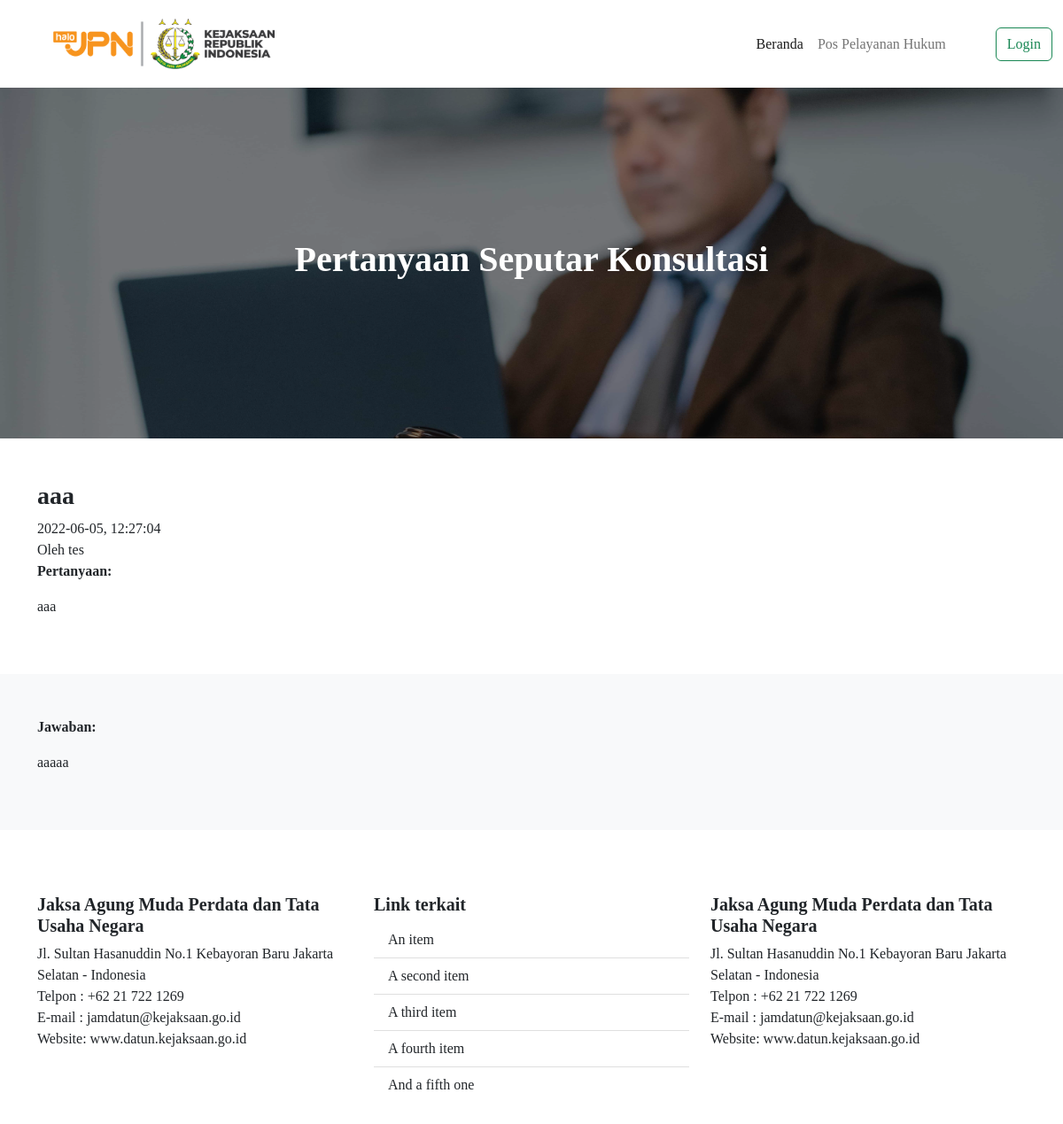
The page /Page/detailkonsul/14 on the database its author committed.
### tables this page shows
CREATE TABLE `jawab_konsultasi` (
  `id_jawab_konsultasi` int(11) NOT NULL,
  `id_user` int(11) NOT NULL,
  `id_konsultasi` int(11) NOT NULL,
  `isi_jawab` text NOT NULL,
  `show_jawab` int(2) NOT NULL,
  `tgl_jawab` varchar(100) NOT NULL,
  `jam_jawab` time NOT NULL
);

CREATE TABLE `konsultasi` (
  `id_konsultasi` int(11) NOT NULL,
  `nama` varchar(100) NOT NULL,
  `no_ktp` varchar(100) NOT NULL,
  `alamat` text NOT NULL,
  `email` varchar(100) NOT NULL,
  `no_hp` varchar(100) NOT NULL,
  `status_konsultasi` int(2) NOT NULL,
  `upload_ktp` varchar(100) NOT NULL,
  `id_kategori` int(11) NOT NULL,
  `judul` varchar(100) NOT NULL,
  `deskripsi_masalah` text NOT NULL,
  `privasi` int(2) NOT NULL,
  `tgl_isi` varchar(100) NOT NULL,
  `time_isi` time NOT NULL
);

### application/controllers/Page.php (called while the page is built, shortened)
<?php
class Page extends CI_Controller
{
    public function __construct()
    {
        $this->load->model('Page_model');
        $this->load->library('form_validation');
    }
    public function detailkonsul($id_konsultasi)
    {
        $data = [
            'a' => $this->Page_model->getIdkonsul($id_konsultasi)->row_array(),
            'title' => 'Halaman Detail Konsultasi'
        ];
        $this->load->view('page/template/header', $data);
        $this->load->view('page/detailkonsultasi', $data);
        $this->load->view('page/template/footer');
    }
}

### index.php (called while the page is built, shortened)
<?php
require_once BASEPATH.'core/CodeIgniter.php';

### application/models/Page_model.php (called while the page is built, shortened)
<?php if (!defined('BASEPATH')) exit('No direct script access allowed');
class Page_model extends CI_Model
{
    public function getIdkonsul($id_konsultasi)
    {
        $this->db->select('*');
        $this->db->from('jawab_konsultasi');
        $this->db->join('konsultasi', 'jawab_konsultasi.id_konsultasi = konsultasi.id_konsultasi');
        $this->db->where('jawab_konsultasi.id_konsultasi', $id_konsultasi);
        $query = $this->db->get();
        return $query;
    }
}

### application/views/page/detailkonsultasi.php (the view)
<div class="container-fluid p-5" style="background-image: url('<?= base_url('assets/img/b.jpg') ?>'), linear-gradient(rgba(0,0,0,0.5),rgba(0,0,0,0.5)) ; background-blend-mode: overlay; background-size: cover;">
    <div class="row align-items-center" style="height: 300px;">
        <div class="col">
            <h1 class="text-center text-white fw-bold">Pertanyaan Seputar Konsultasi</h1>
        </div>
    </div>
</div>
<div class="container">
    <div class="row py-5">
        <div class="col">
            <h3 class="fw-bold"><?= $a['judul'] ?></h3>
            <?= $a['tgl_isi'] ?>, <?= $a['time_isi'] ?><br>
            Oleh <?= $a['nama'] ?><br>
            <b>Pertanyaan:</b>
            <p><?= $a['deskripsi_masalah'] ?></p>
        </div>
    </div>
</div>
<div class="jumbroton bg-light">
    <div class="container">
        <div class="row py-5">
            <div class="col">
                <b>Jawaban:</b><br>
                <p><?= $a['isi_jawab'] ?></p>
            </div>
        </div>
    </div>
</div>

### assets/style.css (style rules this page uses)
* { font-family: "poppins"; }
h3 { font-family: "poppins"; font-weight: 1000; }
body { color: rgb(36, 36, 36); }

### rows shown on the page
jawab_konsultasi: id_konsultasi.judul "aaa", id_konsultasi.tgl_isi "2022-06-05", id_konsultasi.time_isi "12:27:04", id_konsultasi.nama "tes", id_konsultasi.deskripsi_masalah "aaa", isi_jawab "aaaaa"
